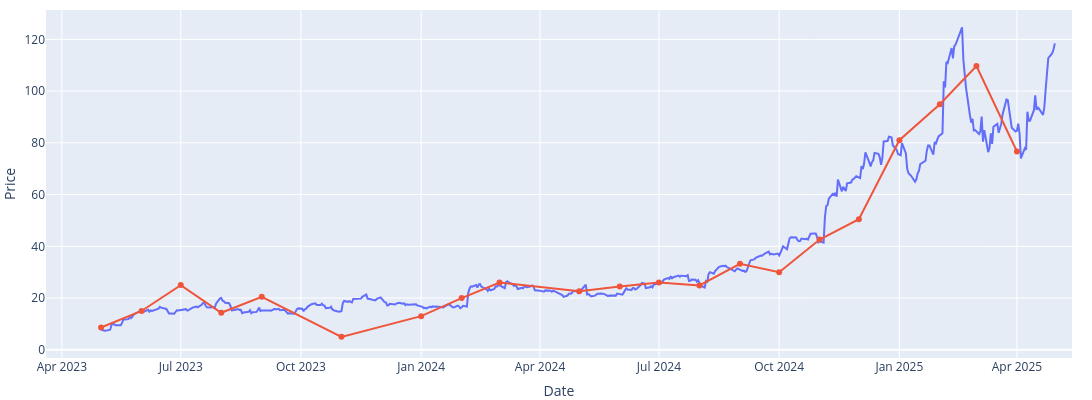

The notebook cell this image was saved under:
### Markdown cell above
## Monthly mean price targets from analyst updates
Each monthly value averages the price targets reported in that month.

It is not a consensus of all active analyst forecasts.

### Code cell
fig = px.line(PLTR, y="Close", width=1200, height=400, labels={"Close":"Price"})
months = analysts.groupby(pd.Grouper(freq="MS"))["currentPriceTarget"].mean()

fig.add_scatter(x=months.index, y=months, mode="lines+markers", connectgaps=True, showlegend=False)
fig.update_layout(margin=dict(l=0, r=20, t=10, b=0)).show()

### Figure 1 — Plotly figure (JSON) as saved in the notebook; plotly's stock layout.template omitted (floating-point values rounded to 4 significant figures; data arrays with more than 128 entries replaced by an {"elided": "..."} marker saying what was removed)
{"data": [{"hovertemplate": "Date=%{x}<br>Price=%{y}<extra></extra>", "legendgroup": "", "line": {"color": "#636efa", "dash": "solid"}, "marker": {"symbol": "circle"}, "mode": "lines", "name": "", "orientation": "v", "showlegend": false, "type": "scatter", "x": {"elided": "502 str values"}, "xaxis": "x", "y": {"elided": "502 float values"}, "yaxis": "y"}, {"connectgaps": true, "mode": "lines+markers", "showlegend": false, "type": "scatter", "x": ["2023-05-01T00:00:00", "2023-06-01T00:00:00", "2023-07-01T00:00:00", "2023-08-01T00:00:00", "2023-09-01T00:00:00", "2023-10-01T00:00:00", "2023-11-01T00:00:00", "2023-12-01T00:00:00", "2024-01-01T00:00:00", "2024-02-01T00:00:00", "2024-03-01T00:00:00", "2024-04-01T00:00:00", "2024-05-01T00:00:00", "2024-06-01T00:00:00", "2024-07-01T00:00:00", "2024-08-01T00:00:00", "2024-09-01T00:00:00", "2024-10-01T00:00:00", "2024-11-01T00:00:00", "2024-12-01T00:00:00", "2025-01-01T00:00:00", "2025-02-01T00:00:00", "2025-03-01T00:00:00", "2025-04-01T00:00:00"], "y": [8.6, 15.0, 25.0, 14.31, 20.5, NaN, 5.0, NaN, 13.0, 20.0, 26.0, NaN, 22.67, 24.5, 26.0, 24.86, 33.25, 30.0, 42.62, 50.5, 81.0, 94.92, 109.7, 76.67]}], "layout": {"height": 400, "legend": {"tracegroupgap": 0}, "margin": {"b": 0, "l": 0, "r": 20, "t": 10}, "width": 1200, "xaxis": {"anchor": "y", "domain": [0, 1], "title": {"text": "Date"}}, "yaxis": {"anchor": "x", "domain": [0, 1], "title": {"text": "Price"}}}}
